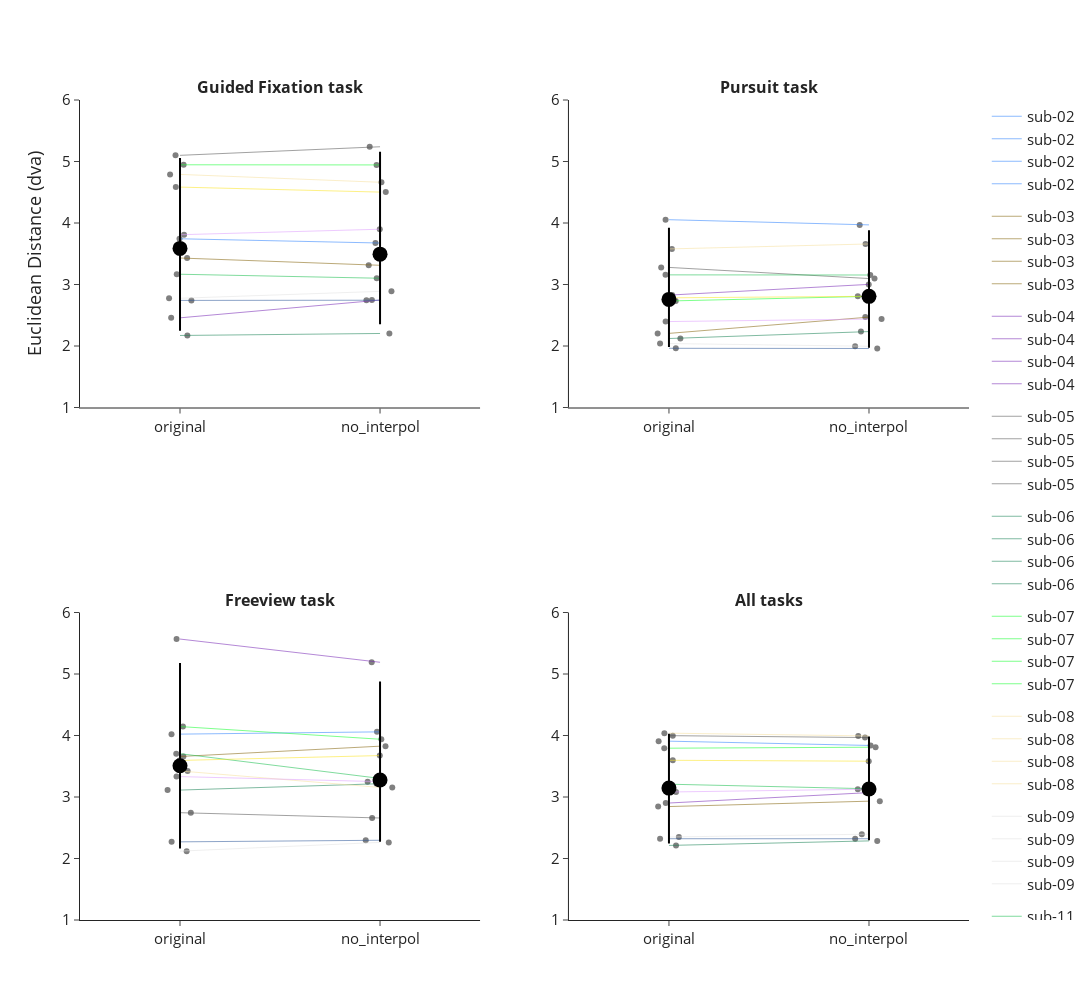

Notebook code cell kept with this figure:
### Code cell
import plotly.express as px
import plotly.graph_objects as go
import pandas as pd
import numpy as np
from plotly.subplots import make_subplots

# Prepare a list of dictionaries for the DataFrame
tasks = ['fixation', 'pursuit', 'freeview', 'all']

data_list = []
for subject in subjects:
    for task in tasks:
        data_list.append({
            'subject': subject,
            'task': task,
            'original': subject_ee_means_ft_orig[subject].get(task, None),
            'no_interpol': subject_ee_means_ft[subject].get(task, None)
        })

# Convert the list of dictionaries into a DataFrame
df = pd.DataFrame(data_list)

# Reshape data into long format for easier plotting
df_long = df.melt(id_vars=['subject', 'task'], value_vars=['original', 'no_interpol'], 
                   var_name='model', value_name='value')

# Define colors for each subject
colormap_subject_dict = {
    'sub-01': '#AA0DFE', 'sub-02': '#3283FE', 'sub-03': '#85660D', 'sub-04': '#782AB6',
    'sub-05': '#565656', 'sub-06': '#1C8356', 'sub-07': '#16FF32', 'sub-08': '#F7E1A0',
    'sub-09': '#E2E2E2', 'sub-11': '#1CBE4F', 'sub-13': '#DEA0FD', 'sub-14': '#FBE426', 'sub-15': '#325A9B'
}

# Create subplots with 2 rows and 2 columns
fig = make_subplots(
    rows=2, cols=2,  # Two rows, two columns
    subplot_titles=["<b>Guided Fixation task</b>", "<b>Pursuit task</b>", "<b>Freeview task</b>", "<b>All tasks</b>"],
    shared_yaxes=False, 
    shared_xaxes=False
)

# Add strip plots, subject connections, and median/confidence intervals for each task
for i, task in enumerate(tasks):
    row, col = divmod(i, 2)
    row += 1  # Adjusting for subplot indexing
    col += 1
    
    task_df = df_long[df_long['task'] == task]
    
    # Create a strip plot for the data distribution
    strip_fig = px.strip(task_df, x='model', y='value', color_discrete_sequence = ['gray'], stripmode='overlay')
    
    for trace in strip_fig.data:
        fig.add_trace(trace, row=row, col=col)
    
    for subject in task_df['subject'].unique():
        subject_data = task_df[task_df['subject'] == subject].set_index('model').loc[['original', 'no_interpol']].reset_index()
        color = colormap_subject_dict.get(subject, 'gray')
        
        # Add subject connecting lines
        fig.add_trace(go.Scatter(
            x=subject_data['model'],
            y=subject_data['value'],
            mode='lines',
            opacity=0.7,
            line=dict(color=color, width=0.8),  
            name=subject,
            legendgroup=subject,
            showlegend=True
        ), row=row, col=col)
    
    # Compute median and 95% confidence interval
    for model in ['original', 'no_interpol']:
        model_data = task_df[task_df['model'] == model]['value']
        median = np.median(model_data)
        ci_lower, ci_upper = np.percentile(model_data, [2.5, 97.5])  # 95% CI
        
        # Add median marker
        fig.add_trace(go.Scatter(
            x=[model],
            y=[median],
            mode='markers',
            marker=dict(color='black', size=15, symbol='circle'),
            showlegend=False
        ), row=row, col=col)
        
        # Add confidence interval
        fig.add_trace(go.Scatter(
            x=[model, model],
            y=[ci_lower, ci_upper],
            mode='lines',
            line=dict(color='black', width=2),
            showlegend=False
        ), row=row, col=col)

# Update layout
fig.update_layout(
    height=1000,  # Set the height of the plot
    width=1500,  # Set the width of the plot
    showlegend=True,
    template="simple_white",
    font=dict(size=15),
    yaxis_title="Euclidean Distance (dva)"
)

# Ensure y-axis range is consistent for all subplots
fig.update_yaxes(range=[1, 6], row=1, col=1)
fig.update_yaxes(range=[1, 6], row=1, col=2)
fig.update_yaxes(range=[1, 6], row=2, col=1)
fig.update_yaxes(range=[1, 6], row=2, col=2)

fig.show()
#fig.write_image("/Users/sinakling/disks/meso_shared/deepmreye/derivatives/deepmreye_calib/figures/group/new_labels_comparisons.pdf")

### Figure 1 — Plotly figure (JSON) as saved in the notebook; plotly's stock layout.template omitted (floating-point values rounded to 4 significant figures)
{"data": [{"alignmentgroup": "True", "boxpoints": "all", "fillcolor": "rgba(255,255,255,0)", "hoveron": "points", "hovertemplate": "model=%{x}<br>value=%{y}<extra></extra>", "legendgroup": "", "line": {"color": "rgba(255,255,255,0)"}, "marker": {"color": "gray"}, "name": "", "offsetgroup": "", "orientation": "v", "pointpos": 0, "showlegend": false, "type": "box", "x": ["original", "original", "original", "original", "original", "original", "original", "original", "original", "original", "original", "original", "no_interpol", "no_interpol", "no_interpol", "no_interpol", "no_interpol", "no_interpol", "no_interpol", "no_interpol", "no_interpol", "no_interpol", "no_interpol", "no_interpol"], "x0": " ", "xaxis": "x", "y": [3.743, 3.431, 2.458, 5.1, 2.171, 4.947, 4.79, 2.776, 3.167, 3.809, 4.584, 2.741, 3.675, 3.312, 2.746, 5.24, 2.204, 4.944, 4.663, 2.889, 3.102, 3.899, 4.503, 2.744], "y0": " ", "yaxis": "y"}, {"legendgroup": "sub-02", "line": {"color": "#3283FE", "width": 0.8}, "mode": "lines", "name": "sub-02", "opacity": 0.7, "showlegend": true, "type": "scatter", "x": ["original", "no_interpol"], "xaxis": "x", "y": [3.743, 3.675], "yaxis": "y"}, {"legendgroup": "sub-03", "line": {"color": "#85660D", "width": 0.8}, "mode": "lines", "name": "sub-03", "opacity": 0.7, "showlegend": true, "type": "scatter", "x": ["original", "no_interpol"], "xaxis": "x", "y": [3.431, 3.312], "yaxis": "y"}, {"legendgroup": "sub-04", "line": {"color": "#782AB6", "width": 0.8}, "mode": "lines", "name": "sub-04", "opacity": 0.7, "showlegend": true, "type": "scatter", "x": ["original", "no_interpol"], "xaxis": "x", "y": [2.458, 2.746], "yaxis": "y"}, {"legendgroup": "sub-05", "line": {"color": "#565656", "width": 0.8}, "mode": "lines", "name": "sub-05", "opacity": 0.7, "showlegend": true, "type": "scatter", "x": ["original", "no_interpol"], "xaxis": "x", "y": [5.1, 5.24], "yaxis": "y"}, {"legendgroup": "sub-06", "line": {"color": "#1C8356", "width": 0.8}, "mode": "lines", "name": "sub-06", "opacity": 0.7, "showlegend": true, "type": "scatter", "x": ["original", "no_interpol"], "xaxis": "x", "y": [2.171, 2.204], "yaxis": "y"}, {"legendgroup": "sub-07", "line": {"color": "#16FF32", "width": 0.8}, "mode": "lines", "name": "sub-07", "opacity": 0.7, "showlegend": true, "type": "scatter", "x": ["original", "no_interpol"], "xaxis": "x", "y": [4.947, 4.944], "yaxis": "y"}, {"legendgroup": "sub-08", "line": {"color": "#F7E1A0", "width": 0.8}, "mode": "lines", "name": "sub-08", "opacity": 0.7, "showlegend": true, "type": "scatter", "x": ["original", "no_interpol"], "xaxis": "x", "y": [4.79, 4.663], "yaxis": "y"}, {"legendgroup": "sub-09", "line": {"color": "#E2E2E2", "width": 0.8}, "mode": "lines", "name": "sub-09", "opacity": 0.7, "showlegend": true, "type": "scatter", "x": ["original", "no_interpol"], "xaxis": "x", "y": [2.776, 2.889], "yaxis": "y"}, {"legendgroup": "sub-11", "line": {"color": "#1CBE4F", "width": 0.8}, "mode": "lines", "name": "sub-11", "opacity": 0.7, "showlegend": true, "type": "scatter", "x": ["original", "no_interpol"], "xaxis": "x", "y": [3.167, 3.102], "yaxis": "y"}, {"legendgroup": "sub-13", "line": {"color": "#DEA0FD", "width": 0.8}, "mode": "lines", "name": "sub-13", "opacity": 0.7, "showlegend": true, "type": "scatter", "x": ["original", "no_interpol"], "xaxis": "x", "y": [3.809, 3.899], "yaxis": "y"}, {"legendgroup": "sub-14", "line": {"color": "#FBE426", "width": 0.8}, "mode": "lines", "name": "sub-14", "opacity": 0.7, "showlegend": true, "type": "scatter", "x": ["original", "no_interpol"], "xaxis": "x", "y": [4.584, 4.503], "yaxis": "y"}, {"legendgroup": "sub-15", "line": {"color": "#325A9B", "width": 0.8}, "mode": "lines", "name": "sub-15", "opacity": 0.7, "showlegend": true, "type": "scatter", "x": ["original", "no_interpol"], "xaxis": "x", "y": [2.741, 2.744], "yaxis": "y"}, {"marker": {"color": "black", "size": 15, "symbol": "circle"}, "mode": "markers", "showlegend": false, "type": "scatter", "x": ["original"], "xaxis": "x", "y": [3.587], "yaxis": "y"}, {"line": {"color": "black", "width": 2}, "mode": "lines", "showlegend": false, "type": "scatter", "x": ["original", "original"], "xaxis": "x", "y": [2.25, 5.058], "yaxis": "y"}, {"marker": {"color": "black", "size": 15, "symbol": "circle"}, "mode": "markers", "showlegend": false, "type": "scatter", "x": ["no_interpol"], "xaxis": "x", "y": [3.493], "yaxis": "y"}, {"line": {"color": "black", "width": 2}, "mode": "lines", "showlegend": false, "type": "scatter", "x": ["no_interpol", "no_interpol"], "xaxis": "x", "y": [2.352, 5.159], "yaxis": "y"}, {"alignmentgroup": "True", "boxpoints": "all", "fillcolor": "rgba(255,255,255,0)", "hoveron": "points", "hovertemplate": "model=%{x}<br>value=%{y}<extra></extra>", "legendgroup": "", "line": {"color": "rgba(255,255,255,0)"}, "marker": {"color": "gray"}, "name": "", "offsetgroup": "", "orientation": "v", "pointpos": 0, "showlegend": false, "type": "box", "x": ["original", "original", "original", "original", "original", "original", "original", "original", "original", "original", "original", "original", "no_interpol", "no_interpol", "no_interpol", "no_interpol", "no_interpol", "no_interpol", "no_interpol", "no_interpol", "no_interpol", "no_interpol", "no_interpol", "no_interpol"], "x0": " ", "xaxis": "x2", "y": [4.054, 2.205, 2.827, 3.278, 2.122, 2.732, 3.578, 2.04, 3.157, 2.398, 2.783, 1.963, 3.969, 2.47, 3.002, 3.097, 2.234, 2.807, 3.659, 1.996, 3.155, 2.438, 2.808, 1.96], "y0": " ", "yaxis": "y2"}, {"legendgroup": "sub-02", "line": {"color": "#3283FE", "width": 0.8}, "mode": "lines", "name": "sub-02", "opacity": 0.7, "showlegend": true, "type": "scatter", "x": ["original", "no_interpol"], "xaxis": "x2", "y": [4.054, 3.969], "yaxis": "y2"}, {"legendgroup": "sub-03", "line": {"color": "#85660D", "width": 0.8}, "mode": "lines", "name": "sub-03", "opacity": 0.7, "showlegend": true, "type": "scatter", "x": ["original", "no_interpol"], "xaxis": "x2", "y": [2.205, 2.47], "yaxis": "y2"}, {"legendgroup": "sub-04", "line": {"color": "#782AB6", "width": 0.8}, "mode": "lines", "name": "sub-04", "opacity": 0.7, "showlegend": true, "type": "scatter", "x": ["original", "no_interpol"], "xaxis": "x2", "y": [2.827, 3.002], "yaxis": "y2"}, {"legendgroup": "sub-05", "line": {"color": "#565656", "width": 0.8}, "mode": "lines", "name": "sub-05", "opacity": 0.7, "showlegend": true, "type": "scatter", "x": ["original", "no_interpol"], "xaxis": "x2", "y": [3.278, 3.097], "yaxis": "y2"}, {"legendgroup": "sub-06", "line": {"color": "#1C8356", "width": 0.8}, "mode": "lines", "name": "sub-06", "opacity": 0.7, "showlegend": true, "type": "scatter", "x": ["original", "no_interpol"], "xaxis": "x2", "y": [2.122, 2.234], "yaxis": "y2"}, {"legendgroup": "sub-07", "line": {"color": "#16FF32", "width": 0.8}, "mode": "lines", "name": "sub-07", "opacity": 0.7, "showlegend": true, "type": "scatter", "x": ["original", "no_interpol"], "xaxis": "x2", "y": [2.732, 2.807], "yaxis": "y2"}, {"legendgroup": "sub-08", "line": {"color": "#F7E1A0", "width": 0.8}, "mode": "lines", "name": "sub-08", "opacity": 0.7, "showlegend": true, "type": "scatter", "x": ["original", "no_interpol"], "xaxis": "x2", "y": [3.578, 3.659], "yaxis": "y2"}, {"legendgroup": "sub-09", "line": {"color": "#E2E2E2", "width": 0.8}, "mode": "lines", "name": "sub-09", "opacity": 0.7, "showlegend": true, "type": "scatter", "x": ["original", "no_interpol"], "xaxis": "x2", "y": [2.04, 1.996], "yaxis": "y2"}, {"legendgroup": "sub-11", "line": {"color": "#1CBE4F", "width": 0.8}, "mode": "lines", "name": "sub-11", "opacity": 0.7, "showlegend": true, "type": "scatter", "x": ["original", "no_interpol"], "xaxis": "x2", "y": [3.157, 3.155], "yaxis": "y2"}, {"legendgroup": "sub-13", "line": {"color": "#DEA0FD", "width": 0.8}, "mode": "lines", "name": "sub-13", "opacity": 0.7, "showlegend": true, "type": "scatter", "x": ["original", "no_interpol"], "xaxis": "x2", "y": [2.398, 2.438], "yaxis": "y2"}, {"legendgroup": "sub-14", "line": {"color": "#FBE426", "width": 0.8}, "mode": "lines", "name": "sub-14", "opacity": 0.7, "showlegend": true, "type": "scatter", "x": ["original", "no_interpol"], "xaxis": "x2", "y": [2.783, 2.808], "yaxis": "y2"}, {"legendgroup": "sub-15", "line": {"color": "#325A9B", "width": 0.8}, "mode": "lines", "name": "sub-15", "opacity": 0.7, "showlegend": true, "type": "scatter", "x": ["original", "no_interpol"], "xaxis": "x2", "y": [1.963, 1.96], "yaxis": "y2"}, {"marker": {"color": "black", "size": 15, "symbol": "circle"}, "mode": "markers", "showlegend": false, "type": "scatter", "x": ["original"], "xaxis": "x2", "y": [2.757], "yaxis": "y2"}, {"line": {"color": "black", "width": 2}, "mode": "lines", "showlegend": false, "type": "scatter", "x": ["original", "original"], "xaxis": "x2", "y": [1.984, 3.923], "yaxis": "y2"}, {"marker": {"color": "black", "size": 15, "symbol": "circle"}, "mode": "markers", "showlegend": false, "type": "scatter", "x": ["no_interpol"], "xaxis": "x2", "y": [2.808], "yaxis": "y2"}, {"line": {"color": "black", "width": 2}, "mode": "lines", "showlegend": false, "type": "scatter", "x": ["no_interpol", "no_interpol"], "xaxis": "x2", "y": [1.97, 3.884], "yaxis": "y2"}, {"alignmentgroup": "True", "boxpoints": "all", "fillcolor": "rgba(255,255,255,0)", "hoveron": "points", "hovertemplate": "model=%{x}<br>value=%{y}<extra></extra>", "legendgroup": "", "line": {"color": "rgba(255,255,255,0)"}, "marker": {"color": "gray"}, "name": "", "offsetgroup": "", "orientation": "v", "pointpos": 0, "showlegend": false, "type": "box", "x": ["original", "original", "original", "original", "original", "original", "original", "original", "original", "original", "original", "original", "no_interpol", "no_interpol", "no_interpol", "no_interpol", "no_interpol", "no_interpol", "no_interpol", "no_interpol", "no_interpol", "no_interpol", "no_interpol", "no_interpol"], "x0": " ", "xaxis": "x3", "y": [4.022, 3.659, 5.568, 2.745, 3.112, 4.145, 3.423, 2.12, 3.704, 3.332, 3.594, 2.271, 4.059, 3.826, 5.191, 2.659, 3.216, 3.939, 3.156, 2.262, 3.302, 3.249, 3.674, 2.297], "y0": " ", "yaxis": "y3"}, {"legendgroup": "sub-02", "line": {"color": "#3283FE", "width": 0.8}, "mode": "lines", "name": "sub-02", "opacity": 0.7, "showlegend": true, "type": "scatter", "x": ["original", "no_interpol"], "xaxis": "x3", "y": [4.022, 4.059], "yaxis": "y3"}, {"legendgroup": "sub-03", "line": {"color": "#85660D", "width": 0.8}, "mode": "lines", "name": "sub-03", "opacity": 0.7, "showlegend": true, "type": "scatter", "x": ["original", "no_interpol"], "xaxis": "x3", "y": [3.659, 3.826], "yaxis": "y3"}, {"legendgroup": "sub-04", "line": {"color": "#782AB6", "width": 0.8}, "mode": "lines", "name": "sub-04", "opacity": 0.7, "showlegend": true, "type": "scatter", "x": ["original", "no_interpol"], "xaxis": "x3", "y": [5.568, 5.191], "yaxis": "y3"}, {"legendgroup": "sub-05", "line": {"color": "#565656", "width": 0.8}, "mode": "lines", "name": "sub-05", "opacity": 0.7, "showlegend": true, "type": "scatter", "x": ["original", "no_interpol"], "xaxis": "x3", "y": [2.745, 2.659], "yaxis": "y3"}, {"legendgroup": "sub-06", "line": {"color": "#1C8356", "width": 0.8}, "mode": "lines", "name": "sub-06", "opacity": 0.7, "showlegend": true, "type": "scatter", "x": ["original", "no_interpol"], "xaxis": "x3", "y": [3.112, 3.216], "yaxis": "y3"}, {"legendgroup": "sub-07", "line": {"color": "#16FF32", "width": 0.8}, "mode": "lines", "name": "sub-07", "opacity": 0.7, "showlegend": true, "type": "scatter", "x": ["original", "no_interpol"], "xaxis": "x3", "y": [4.145, 3.939], "yaxis": "y3"}, {"legendgroup": "sub-08", "line": {"color": "#F7E1A0", "width": 0.8}, "mode": "lines", "name": "sub-08", "opacity": 0.7, "showlegend": true, "type": "scatter", "x": ["original", "no_interpol"], "xaxis": "x3", "y": [3.423, 3.156], "yaxis": "y3"}, {"legendgroup": "sub-09", "line": {"color": "#E2E2E2", "width": 0.8}, "mode": "lines", "name": "sub-09", "opacity": 0.7, "showlegend": true, "type": "scatter", "x": ["original", "no_interpol"], "xaxis": "x3", "y": [2.12, 2.262], "yaxis": "y3"}, {"legendgroup": "sub-11", "line": {"color": "#1CBE4F", "width": 0.8}, "mode": "lines", "name": "sub-11", "opacity": 0.7, "showlegend": true, "type": "scatter", "x": ["original", "no_interpol"], "xaxis": "x3", "y": [3.704, 3.302], "yaxis": "y3"}, {"legendgroup": "sub-13", "line": {"color": "#DEA0FD", "width": 0.8}, "mode": "lines", "name": "sub-13", "opacity": 0.7, "showlegend": true, "type": "scatter", "x": ["original", "no_interpol"], "xaxis": "x3", "y": [3.332, 3.249], "yaxis": "y3"}, {"legendgroup": "sub-14", "line": {"color": "#FBE426", "width": 0.8}, "mode": "lines", "name": "sub-14", "opacity": 0.7, "showlegend": true, "type": "scatter", "x": ["original", "no_interpol"], "xaxis": "x3", "y": [3.594, 3.674], "yaxis": "y3"}, {"legendgroup": "sub-15", "line": {"color": "#325A9B", "width": 0.8}, "mode": "lines", "name": "sub-15", "opacity": 0.7, "showlegend": true, "type": "scatter", "x": ["original", "no_interpol"], "xaxis": "x3", "y": [2.271, 2.297], "yaxis": "y3"}, {"marker": {"color": "black", "size": 15, "symbol": "circle"}, "mode": "markers", "showlegend": false, "type": "scatter", "x": ["original"], "xaxis": "x3", "y": [3.509], "yaxis": "y3"}, {"line": {"color": "black", "width": 2}, "mode": "lines", "showlegend": false, "type": "scatter", "x": ["original", "original"], "xaxis": "x3", "y": [2.161, 5.177], "yaxis": "y3"}, {"marker": {"color": "black", "size": 15, "symbol": "circle"}, "mode": "markers", "showlegend": false, "type": "scatter", "x": ["no_interpol"], "xaxis": "x3", "y": [3.276], "yaxis": "y3"}, {"line": {"color": "black", "width": 2}, "mode": "lines", "showlegend": false, "type": "scatter", "x": ["no_interpol", "no_interpol"], "xaxis": "x3", "y": [2.272, 4.879], "yaxis": "y3"}, {"alignmentgroup": "True", "boxpoints": "all", "fillcolor": "rgba(255,255,255,0)", "hoveron": "points", "hovertemplate": "model=%{x}<br>value=%{y}<extra></extra>", "legendgroup": "", "line": {"color": "rgba(255,255,255,0)"}, "marker": {"color": "gray"}, "name": "", "offsetgroup": "", "orientation": "v", "pointpos": 0, "showlegend": false, "type": "box", "x": ["original", "original", "original", "original", "original", "original", "original", "original", "original", "original", "original", "original", "no_interpol", "no_interpol", "no_interpol", "no_interpol", "no_interpol", "no_interpol", "no_interpol", "no_interpol", "no_interpol", "no_interpol", "no_interpol", "no_interpol"], "x0": " ", "xaxis": "x4", "y": [3.908, 2.845, 2.902, 3.998, 2.213, 3.794, 4.038, 2.35, 3.208, 3.081, 3.597, 2.321, 3.838, 2.932, 3.071, 3.966, 2.286, 3.809, 3.993, 2.396, 3.134, 3.127, 3.582, 2.321], "y0": " ", "yaxis": "y4"}, {"legendgroup": "sub-02", "line": {"color": "#3283FE", "width": 0.8}, "mode": "lines", "name": "sub-02", "opacity": 0.7, "showlegend": true, "type": "scatter", "x": ["original", "no_interpol"], "xaxis": "x4", "y": [3.908, 3.838], "yaxis": "y4"}, {"legendgroup": "sub-03", "line": {"color": "#85660D", "width": 0.8}, "mode": "lines", "name": "sub-03", "opacity": 0.7, "showlegend": true, "type": "scatter", "x": ["original", "no_interpol"], "xaxis": "x4", "y": [2.845, 2.932], "yaxis": "y4"}, {"legendgroup": "sub-04", "line": {"color": "#782AB6", "width": 0.8}, "mode": "lines", "name": "sub-04", "opacity": 0.7, "showlegend": true, "type": "scatter", "x": ["original", "no_interpol"], "xaxis": "x4", "y": [2.902, 3.071], "yaxis": "y4"}, {"legendgroup": "sub-05", "line": {"color": "#565656", "width": 0.8}, "mode": "lines", "name": "sub-05", "opacity": 0.7, "showlegend": true, "type": "scatter", "x": ["original", "no_interpol"], "xaxis": "x4", "y": [3.998, 3.966], "yaxis": "y4"}, {"legendgroup": "sub-06", "line": {"color": "#1C8356", "width": 0.8}, "mode": "lines", "name": "sub-06", "opacity": 0.7, "showlegend": true, "type": "scatter", "x": ["original", "no_interpol"], "xaxis": "x4", "y": [2.213, 2.286], "yaxis": "y4"}, {"legendgroup": "sub-07", "line": {"color": "#16FF32", "width": 0.8}, "mode": "lines", "name": "sub-07", "opacity": 0.7, "showlegend": true, "type": "scatter", "x": ["original", "no_interpol"], "xaxis": "x4", "y": [3.794, 3.809], "yaxis": "y4"}, {"legendgroup": "sub-08", "line": {"color": "#F7E1A0", "width": 0.8}, "mode": "lines", "name": "sub-08", "opacity": 0.7, "showlegend": true, "type": "scatter", "x": ["original", "no_interpol"], "xaxis": "x4", "y": [4.038, 3.993], "yaxis": "y4"}, {"legendgroup": "sub-09", "line": {"color": "#E2E2E2", "width": 0.8}, "mode": "lines", "name": "sub-09", "opacity": 0.7, "showlegend": true, "type": "scatter", "x": ["original", "no_interpol"], "xaxis": "x4", "y": [2.35, 2.396], "yaxis": "y4"}, {"legendgroup": "sub-11", "line": {"color": "#1CBE4F", "width": 0.8}, "mode": "lines", "name": "sub-11", "opacity": 0.7, "showlegend": true, "type": "scatter", "x": ["original", "no_interpol"], "xaxis": "x4", "y": [3.208, 3.134], "yaxis": "y4"}, {"legendgroup": "sub-13", "line": {"color": "#DEA0FD", "width": 0.8}, "mode": "lines", "name": "sub-13", "opacity": 0.7, "showlegend": true, "type": "scatter", "x": ["original", "no_interpol"], "xaxis": "x4", "y": [3.081, 3.127], "yaxis": "y4"}, {"legendgroup": "sub-14", "line": {"color": "#FBE426", "width": 0.8}, "mode": "lines", "name": "sub-14", "opacity": 0.7, "showlegend": true, "type": "scatter", "x": ["original", "no_interpol"], "xaxis": "x4", "y": [3.597, 3.582], "yaxis": "y4"}, {"legendgroup": "sub-15", "line": {"color": "#325A9B", "width": 0.8}, "mode": "lines", "name": "sub-15", "opacity": 0.7, "showlegend": true, "type": "scatter", "x": ["original", "no_interpol"], "xaxis": "x4", "y": [2.321, 2.321], "yaxis": "y4"}, {"marker": {"color": "black", "size": 15, "symbol": "circle"}, "mode": "markers", "showlegend": false, "type": "scatter", "x": ["original"], "xaxis": "x4", "y": [3.145], "yaxis": "y4"}, {"line": {"color": "black", "width": 2}, "mode": "lines", "showlegend": false, "type": "scatter", "x": ["original", "original"], "xaxis": "x4", "y": [2.243, 4.027], "yaxis": "y4"}, {"marker": {"color": "black", "size": 15, "symbol": "circle"}, "mode": "markers", "showlegend": false, "type": "scatter", "x": ["no_interpol"], "xaxis": "x4", "y": [3.131], "yaxis": "y4"}, {"line": {"color": "black", "width": 2}, "mode": "lines", "showlegend": false, "type": "scatter", "x": ["no_interpol", "no_interpol"], "xaxis": "x4", "y": [2.296, 3.985], "yaxis": "y4"}], "layout": {"annotations": [{"font": {"size": 16}, "showarrow": false, "text": "<b>Guided Fixation task</b>", "x": 0.225, "xanchor": "center", "xref": "paper", "y": 1, "yanchor": "bottom", "yref": "paper"}, {"font": {"size": 16}, "showarrow": false, "text": "<b>Pursuit task</b>", "x": 0.775, "xanchor": "center", "xref": "paper", "y": 1, "yanchor": "bottom", "yref": "paper"}, {"font": {"size": 16}, "showarrow": false, "text": "<b>Freeview task</b>", "x": 0.225, "xanchor": "center", "xref": "paper", "y": 0.375, "yanchor": "bottom", "yref": "paper"}, {"font": {"size": 16}, "showarrow": false, "text": "<b>All tasks</b>", "x": 0.775, "xanchor": "center", "xref": "paper", "y": 0.375, "yanchor": "bottom", "yref": "paper"}], "font": {"size": 15}, "height": 1000, "showlegend": true, "width": 1500, "xaxis": {"anchor": "y", "domain": [0, 0.45]}, "xaxis2": {"anchor": "y2", "domain": [0.55, 1]}, "xaxis3": {"anchor": "y3", "domain": [0, 0.45]}, "xaxis4": {"anchor": "y4", "domain": [0.55, 1]}, "yaxis": {"anchor": "x", "domain": [0.625, 1], "range": [1, 6], "title": {"text": "Euclidean Distance (dva)"}}, "yaxis2": {"anchor": "x2", "domain": [0.625, 1], "range": [1, 6]}, "yaxis3": {"anchor": "x3", "domain": [0, 0.375], "range": [1, 6]}, "yaxis4": {"anchor": "x4", "domain": [0, 0.375], "range": [1, 6]}}}
